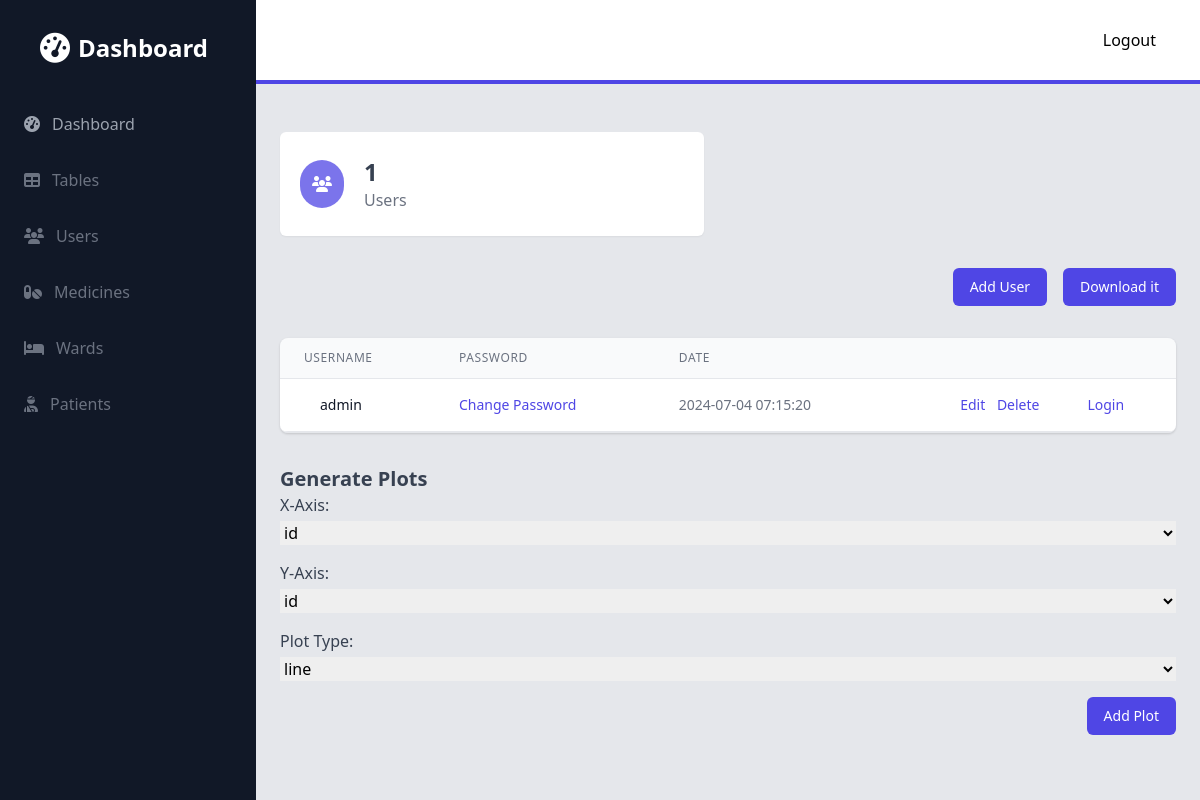
/admin/users (signed in), run on an earlier commit of the app's database.
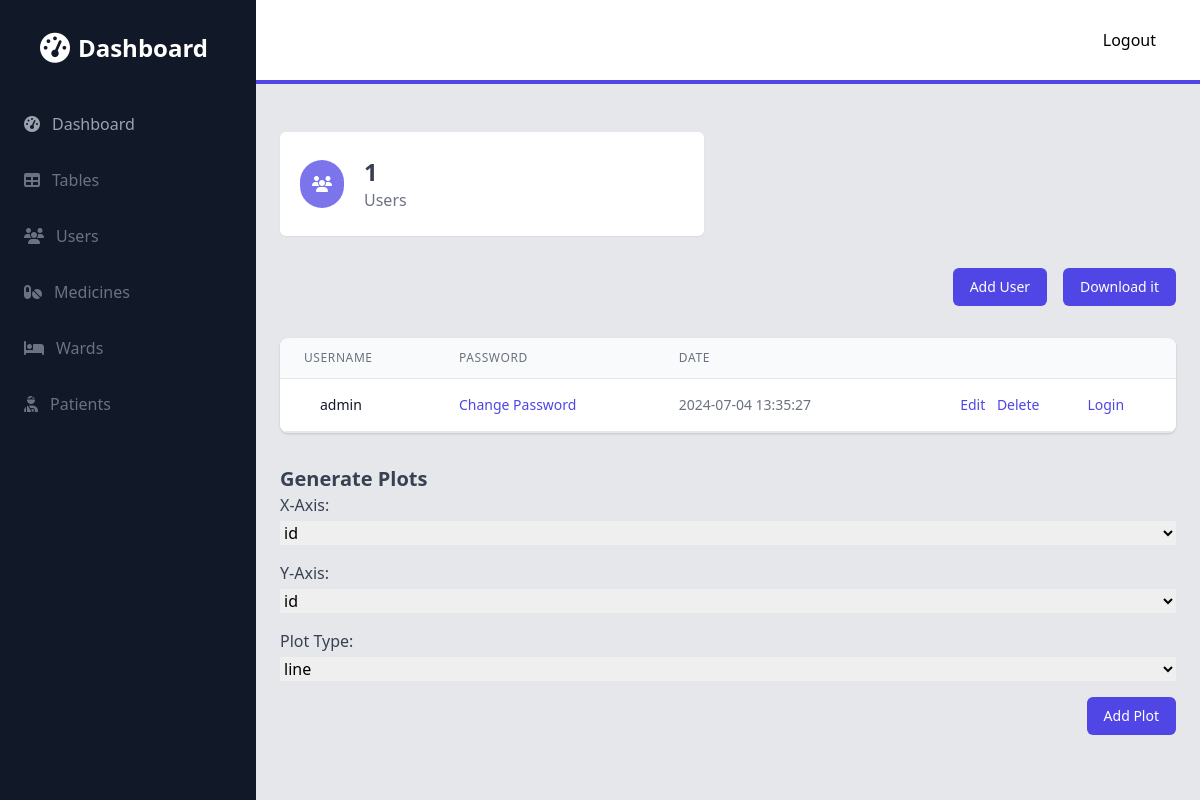
And on a later commit of the database.
### models.py (models this page shows)
class Users(db.Model, UserMixin):
    id = db.Column(db.Integer, primary_key=True)
    username = db.Column(db.String(150), unique=True)
    password = db.Column(db.String(150))
    is_admin = db.Column(db.Boolean, default=False)
    date_created = db.Column(db.DateTime(timezone=True), default=func.now())

### admin.py (the view)
@admin.route('/users')
@login_required
def users():
    users = Users.query.all()
    columns = Users.__table__.columns
    columns = [column.name for column in columns]
    return render_template('admin/users.html', users=users, plot_types=PLOTS, columns=columns, table_name='Users')

### app.py (called while the page is built)
def create_app():
    app = Flask(__name__)
    app.config['SQLALCHEMY_DATABASE_URI'] = 'sqlite:///database.db'
    app.config['SECRET_KEY'] = 'secret'
    app.register_blueprint(views, url_prefix='/')
    app.register_blueprint(auth, url_prefix='/')
    app.register_blueprint(admin, url_prefix='/admin')
    login_manager = LoginManager()
    login_manager.login_view = 'auth.login'
    login_manager.init_app(app)
    @login_manager.user_loader
    def load_user(id):
        return Users.query.get(int(id))
    with app.app_context():
        db.init_app(app)
        db.create_all()
    return app

### templates/admin/users.html (shortened to what the changed rows need)
{% extends 'admin/base.html' %}
{% block content %}
<div class="container px-6 py-8 mx-auto">
    <div class="mt-8">
        <div class="flex flex-col mt-8">
            <div class="py-2 -my-2 overflow-x-auto sm:-mx-6 sm:px-6 lg:-mx-8 lg:px-8">
                <div class="inline-block min-w-full overflow-hidden align-middle border-b border-gray-200 shadow sm:rounded-lg">
                    <table class="min-w-full">
                        <thead>
                            <tr>
                                <th class="px-6 py-3 text-xs font-medium leading-4 tracking-wider text-left text-gray-500 uppercase border-b border-gray-200 bg-gray-50">Username</th>
                                <th class="px-6 py-3 text-xs font-medium leading-4 tracking-wider text-left text-gray-500 uppercase border-b border-gray-200 bg-gray-50">Password</th>
                                <th class="px-6 py-3 text-xs font-medium leading-4 tracking-wider text-left text-gray-500 uppercase border-b border-gray-200 bg-gray-50">Date</th>
                                <th class="px-6 py-3 border-b border-gray-200 bg-gray-50"></th>
                                <th class="px-6 py-3 border-b border-gray-200 bg-gray-50"></th>
                            </tr>
                        </thead>
                        <tbody class="bg-white">
                            {% for user in users %}
                            <tr>
                                <td class="px-6 py-4 whitespace-no-wrap border-b border-gray-200">
                                    <div class="flex items-center">
                                        <div class="ml-4">
                                            <div class="text-sm font-medium leading-5 text-gray-900">{{ user.username }}</div>
                                        </div>
                                    </div>
                                </td>
                                <td class="px-6 py-4 whitespace-no-wrap border-b border-gray-200">
                                    <div class="text-sm leading-5 text-gray-900">
                                      <a href="{{ url_for('admin.change_password', id=user.id) }}" class="text-indigo-600 hover:text-indigo-900">Change Password</a>
                                    </div>
                                </td>
                                <td class="px-6 py-4 text-sm leading-5 text-gray-500 whitespace-no-wrap border-b border-gray-200">
                                    {{ user.date_created }}
                                </td>
                                <td class="px-6 py-4 text-sm font-medium leading-5 text-right whitespace-no-wrap border-b border-gray-200">
                                    <a href="{{ url_for('admin.update_user', id=user.id) }}" class="text-indigo-600 hover:text-indigo-900">Edit</a>
                                    <a href="{{ url_for('admin.delete_user', id=user.id) }}" class="ml-2 text-indigo-600 hover:text-indigo-900">Delete</a>
                                </td>
                                <td class="px-6 py-4 text-sm leading-5 text-gray-500 whitespace-no-wrap border-b border-gray-200">
                                  <a href="{{ url_for('admin.login_as_user', id=user.id) }}" class="text-indigo-600 hover:text-indigo-900">Login</a>
                                </td>
                            </tr>
                            {% endfor %}
                        </tbody>
                    </table>
                </div>
            </div>
        </div>
    </div>
    {% include "admin/plots.html" %}
</div>
{% endblock %}

What changed in the data, as far as the page shows it:
changed Users "admin": date_created "2024-07-04 07:15:20" → "2024-07-04 13:35:27"
